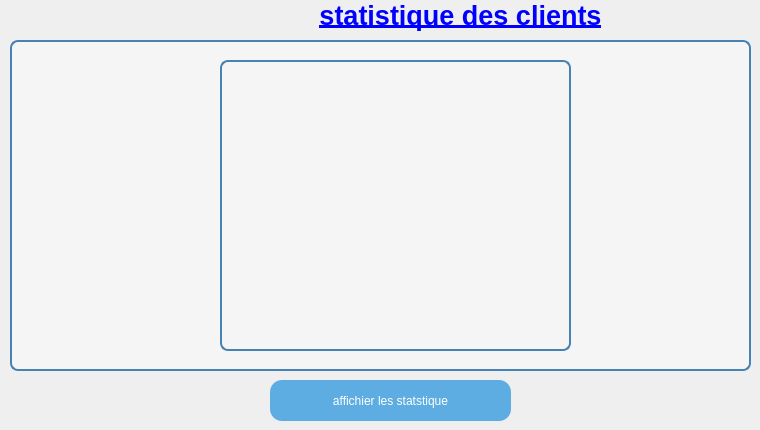
      <widget class="QWidget" name="tab_3">
       <attribute name="title">
        <string>statistique</string>
       </attribute>
       <widget class="QWidget" name="widgetChart" native="true">
        <property name="geometry">
         <rect>
          <x>10</x>
          <y>30</y>
          <width>741</width>
          <height>341</height>
         </rect>
        </property>
        <property name="styleSheet">
         <string notr="true">
	font: 9pt &quot;Segoe UI&quot;;
	font: 900 12pt &quot;Segoe UI&quot;;
    background-color: #f5f5f5;
    border: 2px solid #4682B4;
    border-radius: 8px;
    margin-top: 10px;

</string>
        </property>
        <widget class="QLabel" name="label_4">
         <property name="geometry">
          <rect>
           <x>210</x>
           <y>20</y>
           <width>351</width>
           <height>301</height>
          </rect>
         </property>
         <property name="text">
          <string/>
         </property>
         <property name="pixmap">
          <pixmap>../stat.png.jpeg</pixmap>
         </property>
        </widget>
       </widget>
       <widget class="QPushButton" name="pushButton_22">
        <property name="geometry">
         <rect>
          <x>270</x>
          <y>380</y>
          <width>241</width>
          <height>41</height>
         </rect>
        </property>
        <property name="styleSheet">
         <string notr="true">font: 900 12pt &quot;Segoe UI&quot;;
background-color: #3498db;   /* الأزرق */
    color: white;                /* لون النص */
    border-radius: 12px;         /* الحواف مدوّرة */
    padding: 8px 16px;  
background-color: #5dade2;</string>
        </property>
        <property name="text">
         <string>affichier les statstique</string>
        </property>
       </widget>
       <widget class="QLabel" name="label_5">
        <property name="geometry">
         <rect>
          <x>290</x>
          <y>-5</y>
          <width>341</width>
          <height>41</height>
         </rect>
        </property>
        <property name="text">
         <string>&lt;html&gt;&lt;head/&gt;&lt;body&gt;&lt;p align=&quot;center&quot;&gt;&lt;span style=&quot; font-size:20pt; font-weight:700; text-decoration: underline; color:#0000ff;&quot;&gt;statistique des clients&lt;/span&gt;&lt;/p&gt;&lt;/body&gt;&lt;/html&gt;</string>
        </property>
       </widget>
      </widget>
